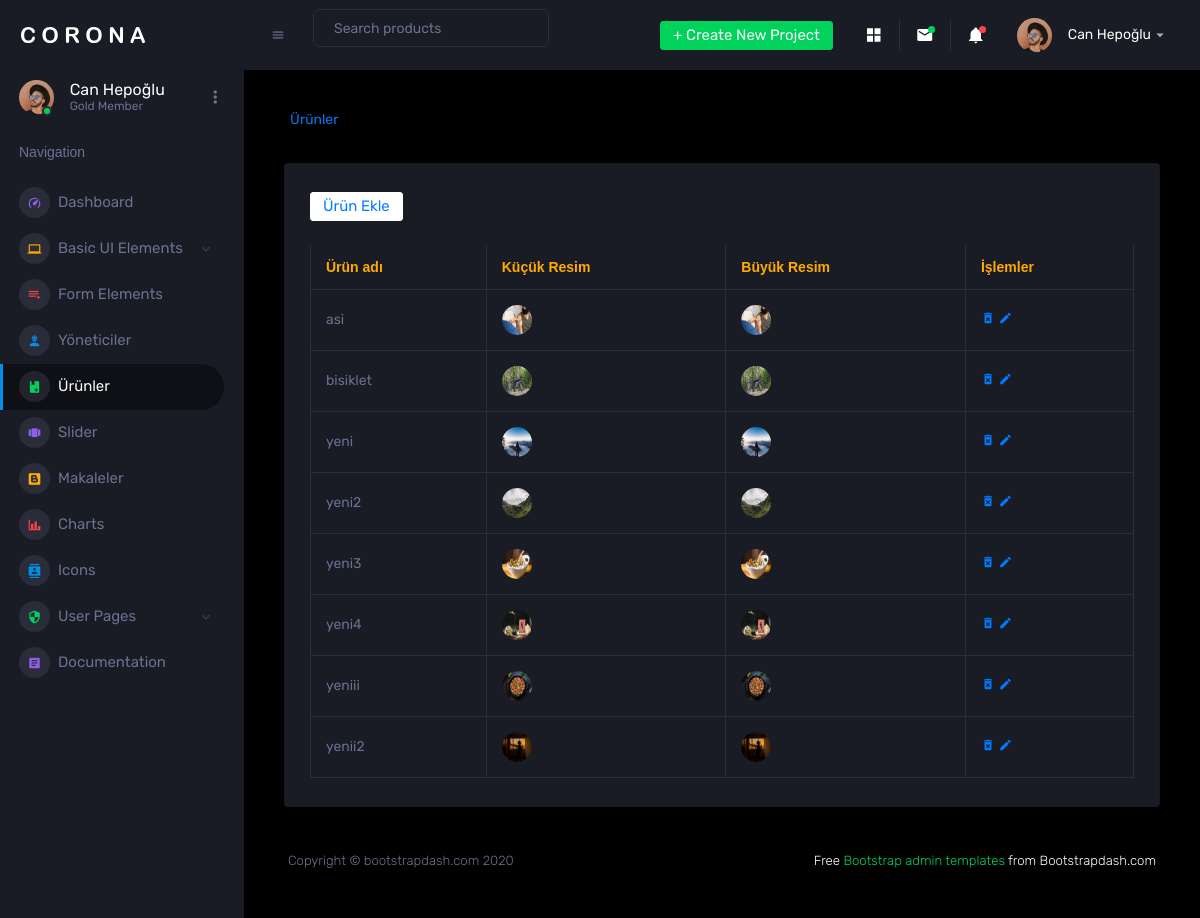
Page /adminpanel/urunler.php (signed in) on the committed database.
### tables this page shows
CREATE TABLE `urunler`  (
  `id` int NOT NULL AUTO_INCREMENT,
  `urunadi` varchar(255) NULL DEFAULT NULL,
  `kucukresim` varchar(255) NULL DEFAULT NULL,
  `buyukresim` varchar(255) NULL DEFAULT NULL,
  PRIMARY KEY (`id`) USING BTREE
);

### adminpanel/urunler.php (the view, shortened to what this page needs)
<?php
include_once "ayar.php";
?>
<!DOCTYPE html>
<html lang="en">
<head>
  <link rel="stylesheet" href="assets/vendors/mdi/css/materialdesignicons.min.css">
  <link rel="stylesheet" href="assets/vendors/css/vendor.bundle.base.css">
  <link rel="stylesheet" href="assets/css/style.css">
</head>
<body>
  <div class="container-scroller">
    <nav class="sidebar sidebar-offcanvas" id="sidebar">
      <div class="sidebar-brand-wrapper d-none d-lg-flex align-items-center justify-content-center fixed-top">
        <a class="sidebar-brand brand-logo" href="index.php"><img src="assets/images/logo.svg" alt="logo" /></a>
      </div>
      <ul class="nav">
        <li class="nav-item profile">
          <div class="profile-desc">
            <div class="profile-pic">
              <div class="count-indicator">
                <img class="img-xs rounded-circle " src="assets/images/faces/face15.jpg" alt="">
                <span class="count bg-success"></span>
              </div>
              <div class="profile-name">
                <h5 class="mb-0 font-weight-normal"> <?php
                                                      echo $_SESSION["login"]["isimsoyisim"];
                                                      ?></h5>
                <span>Gold Member</span>
              </div>
            </div>
            <a href="#" id="profile-dropdown" data-toggle="dropdown"><i class="mdi mdi-dots-vertical"></i></a>
          </div>
        </li>
        <li class="nav-item nav-category">
          <span class="nav-link">Navigation</span>
        </li>
        <li class="nav-item menu-items">
          <a class="nav-link" href="index.php">
            <span class="menu-icon">
              <i class="mdi mdi-speedometer"></i>
            </span>
            <span class="menu-title">Dashboard</span>
          </a>
        </li>
        <li class="nav-item menu-items">
          <a class="nav-link" data-toggle="collapse" href="#ui-basic" aria-expanded="false" aria-controls="ui-basic">
            <span class="menu-icon">
              <i class="mdi mdi-laptop"></i>
            </span>
            <span class="menu-title">Basic UI Elements</span>
            <i class="menu-arrow"></i>
          </a>
        </li>
        <li class="nav-item menu-items">
          <a class="nav-link" href="pages/forms/basic_elements.html">
            <span class="menu-icon">
              <i class="mdi mdi-playlist-play"></i>
            </span>
            <span class="menu-title">Form Elements</span>
          </a>
        </li>
        <li class="nav-item menu-items">
          <a class="nav-link" href="basic-table.php">
            <span class="menu-icon">
              <i class="mdi mdi-worker"></i>
            </span>
            <span class="menu-title">Yöneticiler</span>
          </a>
        </li>
        <li class="nav-item menu-items">
          <a class="nav-link" href="urunler.php">
            <span class="menu-icon">
              <i class="mdi mdi-book-plus"></i>
            </span>
            <span class="menu-title">Ürünler</span>
          </a>
        </li>
        <li class="nav-item menu-items">
          <a class="nav-link" href="slider.php">
            <span class="menu-icon">
              <i class="mdi mdi-view-carousel"></i>
            </span>
            <span class="menu-title">Slider</span>
          </a>
        </li>
        <li class="nav-item menu-items">
          <a class="nav-link" href="makale.php">
            <span class="menu-icon">
              <i class="mdi mdi-blogger"></i>
            </span>
            <span class="menu-title">Makaleler</span>
          </a>
        </li>
        <li class="nav-item menu-items">
          <a class="nav-link" href="pages/charts/chartjs.html">
            <span class="menu-icon">
              <i class="mdi mdi-chart-bar"></i>
            </span>
            <span class="menu-title">Charts</span>
          </a>
        </li>
        <li class="nav-item menu-items">
          <a class="nav-link" href="pages/icons/mdi.html">
            <span class="menu-icon">
              <i class="mdi mdi-contacts"></i>
            </span>
            <span class="menu-title">Icons</span>
          </a>
        </li>
        <li class="nav-item menu-items">
          <a class="nav-link" data-toggle="collapse" href="#auth" aria-expanded="false" aria-controls="auth">
            <span class="menu-icon">
              <i class="mdi mdi-security"></i>
            </span>
            <span class="menu-title">User Pages</span>
            <i class="menu-arrow"></i>
          </a>
        </li>
        <li class="nav-item menu-items">
          <a class="nav-link" href="http://www.bootstrapdash.com/demo/corona-free/jquery/documentation/documentation.html">
            <span class="menu-icon">
              <i class="mdi mdi-file-document-box"></i>
            </span>
            <span class="menu-title">Documentation</span>
          </a>
        </li>
      </ul>
    </nav>
    <div class="container-fluid page-body-wrapper">
      <nav class="navbar p-0 fixed-top d-flex flex-row">
        <div class="navbar-menu-wrapper flex-grow d-flex align-items-stretch">
          <button class="navbar-toggler navbar-toggler align-self-center" type="button" data-toggle="minimize">
            <span class="mdi mdi-menu"></span>
          </button>
          <ul class="navbar-nav w-100">
            <li class="nav-item w-100">
              <form class="nav-link mt-2 mt-md-0 d-none d-lg-flex search">
                <input type="text" class="form-control" placeholder="Search products">
              </form>
            </li>
          </ul>
          <ul class="navbar-nav navbar-nav-right">
            <li class="nav-item dropdown d-none d-lg-block">
              <a class="nav-link btn btn-success create-new-button" id="createbuttonDropdown" data-toggle="dropdown" aria-expanded="false" href="#">+ Create New Project</a>
            </li>
            <li class="nav-item nav-settings d-none d-lg-block">
              <a class="nav-link" href="#">
                <i class="mdi mdi-view-grid"></i>
              </a>
            </li>
            <li class="nav-item dropdown border-left">
              <a class="nav-link count-indicator dropdown-toggle" id="messageDropdown" href="#" data-toggle="dropdown" aria-expanded="false">
                <i class="mdi mdi-email"></i>
                <span class="count bg-success"></span>
              </a>
            </li>
            <li class="nav-item dropdown border-left">
              <a class="nav-link count-indicator dropdown-toggle" id="notificationDropdown" href="#" data-toggle="dropdown">
                <i class="mdi mdi-bell"></i>
                <span class="count bg-danger"></span>
              </a>
            </li>
            <li class="nav-item dropdown">
              <a class="nav-link" id="profileDropdown" href="#" data-toggle="dropdown">
                <div class="navbar-profile">
                  <img class="img-xs rounded-circle" src="assets/images/faces/face15.jpg" alt="">
                  <p class="mb-0 d-none d-sm-block navbar-profile-name"> <?php
                                                                          echo $_SESSION["login"]["isimsoyisim"];
                                                                          ?></p>
                  <i class="mdi mdi-menu-down d-none d-sm-block"></i>
                </div>
              </a>
            </li>
          </ul>
        </div>
      </nav>
      <div class="main-panel">
        <div class="content-wrapper">
          <div class="page-header">
            <nav aria-label="breadcrumb">
              <ol class="breadcrumb">
                <li class="breadcrumb-item"><a href="urunler.php">Ürünler</a></li>
              </ol>
            </nav>
          </div>
          <div class="col-lg-12 grid-margin stretch-card">
            <div class="card">
              <div class="card-body">
                <button type="button" class="btn btn-light"><a href="urunekle.php">Ürün Ekle</a></button></br>
                <div class="table-responsive"></br>
                  <table class="table table-bordered ">
                    <thead>
                      <tr>
                        <th class="text-warning"><b> Ürün adı</b> </th>
                        <th class="text-warning"><b> Küçük Resim </b></th>
                        <th class="text-warning"><b> Büyük Resim </b></th>
                        <th class="text-warning"><b> İşlemler </b></th>
                      </tr>
                    </thead>
                    <?php
                    $verileriCek = mysqli_query($conn, "select * from urunler");
                    while ($b = mysqli_fetch_array($verileriCek)) {
                      $id = $b['id'];
                      $urunadi = $b['urunadi'];
                      $kucukresim = $b['kucukresim'];
                      $buyukresim = $b['buyukresim'];
                      echo "<tr>
                            <td>$urunadi</td>
                            <td><a href='./dosyalar/$kucukresim'><img src='./dosyalar/$kucukresim'></a></td>
                            <td><a href='./dosyalar/$buyukresim'><img src='./dosyalar/$buyukresim'></td>
                            <td>
                            <a href=\"javascript:sil($id);\" ><i class='mdi mdi-delete-forever' title=Sil></i></a>
                            <a href='urunguncelle.php?id=$id&action=edit'><i class='mdi mdi-pencil' title=Düzenle></i></a>
                            </td>
                        </tr>";
                    }
                    ?>
                  </table>
                </div>
              </div>
            </div>
          </div>
          <footer class="footer">
            <div class="d-sm-flex justify-content-center justify-content-sm-between">
              <span class="text-muted d-block text-center text-sm-left d-sm-inline-block">Copyright © bootstrapdash.com
                2020</span>
              <span class="float-none float-sm-right d-block mt-1 mt-sm-0 text-center"> Free <a href="https://www.bootstrapdash.com/bootstrap-admin-template/" target="_blank">Bootstrap admin
                  templates</a> from Bootstrapdash.com</span>
            </div>
          </footer>
        </div>
      </div>
    </div>
</body>
</html>

### rows in the picture
urunler: urunadi "asi", kucukresim (picture), buyukresim (picture)
urunler: urunadi "bisiklet", kucukresim (picture), buyukresim (picture)
urunler: urunadi "yeni", kucukresim (picture), buyukresim (picture)
urunler: urunadi "yeni2", kucukresim (picture), buyukresim (picture)
urunler: urunadi "yeni3", kucukresim (picture), buyukresim (picture)
urunler: urunadi "yeni4", kucukresim (picture), buyukresim (picture)
urunler: urunadi "yeniii", kucukresim (picture), buyukresim (picture)
urunler: urunadi "yenii2", kucukresim (picture), buyukresim (picture)

### other values in the picture
$_SESSION["login"]["isimsoyisim"] "Can Hepoğlu"
